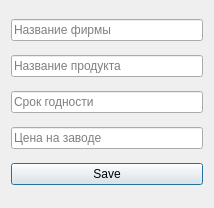
<?xml version="1.0" encoding="UTF-8"?>
<ui version="4.0">
 <class>product</class>
 <widget class="QDialog" name="product">
  <property name="geometry">
   <rect>
    <x>0</x>
    <y>0</y>
    <width>214</width>
    <height>208</height>
   </rect>
  </property>
  <property name="windowTitle">
   <string>Dialog</string>
  </property>
  <layout class="QVBoxLayout" name="verticalLayout">
   <item>
    <widget class="QLineEdit" name="corp_name">
     <property name="text">
      <string/>
     </property>
     <property name="placeholderText">
      <string>Название фирмы</string>
     </property>
    </widget>
   </item>
   <item>
    <widget class="QLineEdit" name="product_name">
     <property name="placeholderText">
      <string>Название продукта</string>
     </property>
    </widget>
   </item>
   <item>
    <widget class="QLineEdit" name="shelf_life">
     <property name="placeholderText">
      <string>Срок годности</string>
     </property>
    </widget>
   </item>
   <item>
    <widget class="QLineEdit" name="factory_price">
     <property name="placeholderText">
      <string>Цена на заводе</string>
     </property>
    </widget>
   </item>
   <item>
    <widget class="QPushButton" name="save">
     <property name="text">
      <string>Save</string>
     </property>
    </widget>
   </item>
  </layout>
 </widget>
 <resources/>
 <connections/>
</ui>
